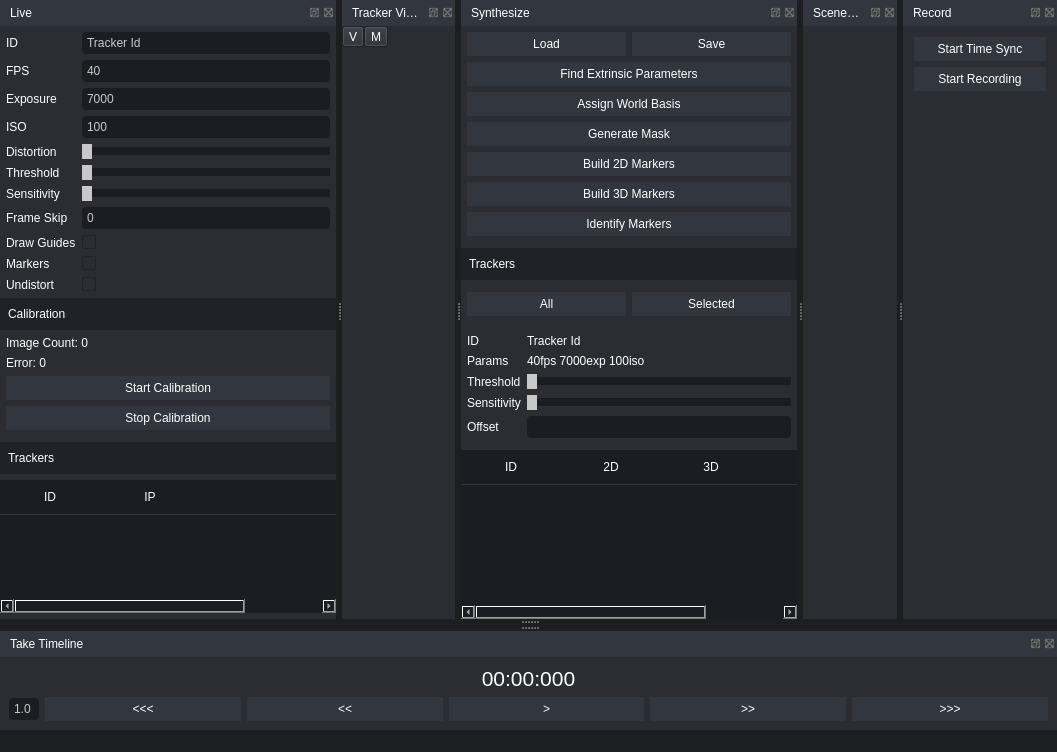
<?xml version="1.0" encoding="UTF-8"?>
<ui version="4.0">
 <class>MainWindow</class>
 <widget class="QMainWindow" name="MainWindow">
  <property name="geometry">
   <rect>
    <x>0</x>
    <y>0</y>
    <width>1057</width>
    <height>752</height>
   </rect>
  </property>
  <property name="sizePolicy">
   <sizepolicy hsizetype="Preferred" vsizetype="Preferred">
    <horstretch>0</horstretch>
    <verstretch>0</verstretch>
   </sizepolicy>
  </property>
  <property name="windowTitle">
   <string>Vector Synth</string>
  </property>
  <property name="styleSheet">
   <string notr="true">QWidget {
	background: rgb(28, 30, 32);
	color: white;
}

QMenuBar {
	background-color: rgb(50, 54, 62);
}

QMenuBar::item {
    spacing: 3px; /* spacing between menu bar items */
    padding: 5px;
    background: transparent;
    border-radius: 4px;
	color: rgb(230, 230, 255);
}

QToolBar {
    background: rgb(32, 34, 39);
    spacing: 3px; /* spacing between items in the tool bar */
	border: 0;
	padding: 6px;
}

QDockWidget {
	color: white;
	background-color: rgb(28, 30, 32);
}

QDockWidget QWidget {
	background-color: rgb(43, 45, 51);
}

QDockWidget QLineEdit {
	background: rgb(26, 29, 33);
	border: 0px;
	border-radius: 4px;
	padding: 3px;
	color: rgb(200, 200, 200);
}

QDockWidget QTableWidget {
	background:  rgb(26, 29, 33);
}

QDockWidget QTableWidget QWidget {
	background-color: rgb(26, 29, 33);
}

QDockWidget QHeaderView {
	background-color: rgb(26, 29, 33);
	border-bottom: 1px solid rgb(50, 54, 62);
}

QDockWidget QHeaderView::section {
	background-color: rgb(26, 29, 33);
	border: 0px;
	padding: 8px;
	border-bottom: 1px solid rgb(50, 54, 62);
}

QDockWidget::title {
    text-align: left;
	color: white;
    background-color: rgb(50, 54, 62);
    padding: 6px;
}

QDockWidget::close-button, QDockWidget::float-button {
    border: 1px solid transparent;
	color: white;
    padding: 0px;
}

QDockWidget::close-button:hover, QDockWidget::float-button:hover {
    background: gray;
}

QDockWidget::close-button:pressed, QDockWidget::float-button:pressed {
    padding: 1px -1px -1px 1px;
}

QWidget#centralWidget QFrame {
	background-color: rgb(43, 45, 51);
}

QDockWidget QPushButton {
	border: 0px;
	background-color: rgb(50, 54, 62);
	color: white;
	padding: 5px;
}

QDockWidget QTableWidget QPushButton {
	border: 0px;
	background-color: rgb(50, 54, 62);
	color: white;
	padding: 5px;
}

QDockWidget QPushButton:hover {
	border: 0px;
	background-color: rgb(60, 64, 72);
	color: white;
	padding: 5px;
}

QDockWidget QPushButton:pressed {
	border: 1px;
	background-color: rgb(50, 70, 100);
	color: white;
	padding: 5px;
}

QSlider::groove:horizontal {
	    border: 0px;
    height: 8px; /* the groove expands to the size of the slider by default. by giving it a height, it has a fixed size */
    background: rgb(26, 29, 33);
    margin: 2px 0;
}

QSlider::handle:horizontal {
    background: rgb(200, 200, 200);
    border: 0px;
    width: 10px;
    margin: -8px 0; /* handle is placed by default on the contents rect of the groove. Expand outside the groove */
    border-radius: 4px;
}

QTabBar
{
	background-color: rgb(50, 54, 62);
}

QTabBar::tab {
	border: 0px;
	background-color: rgb(50, 54, 62);
	color: white;
	padding: 10px;
    min-width: 8ex;
}

QTabBar::tab:selected 
{
	color: rgb(80, 180, 255);
	border-top: 2px solid rgb(80, 180, 255);
}</string>
  </property>
  <property name="toolButtonStyle">
   <enum>Qt::ToolButtonIconOnly</enum>
  </property>
  <property name="dockNestingEnabled">
   <bool>true</bool>
  </property>
  <property name="dockOptions">
   <set>QMainWindow::AllowNestedDocks|QMainWindow::AllowTabbedDocks</set>
  </property>
  <widget class="QWidget" name="centralWidget">
   <property name="enabled">
    <bool>true</bool>
   </property>
  </widget>
  <widget class="QStatusBar" name="statusBar"/>
  <widget class="QDockWidget" name="dockProps">
   <property name="sizePolicy">
    <sizepolicy hsizetype="Preferred" vsizetype="Preferred">
     <horstretch>0</horstretch>
     <verstretch>0</verstretch>
    </sizepolicy>
   </property>
   <property name="styleSheet">
    <string notr="true"/>
   </property>
   <property name="floating">
    <bool>false</bool>
   </property>
   <property name="windowTitle">
    <string>Live</string>
   </property>
   <attribute name="dockWidgetArea">
    <number>4</number>
   </attribute>
   <widget class="QWidget" name="dockWidgetContents_2">
    <property name="styleSheet">
     <string notr="true"/>
    </property>
    <layout class="QVBoxLayout" name="verticalLayout">
     <property name="spacing">
      <number>6</number>
     </property>
     <property name="leftMargin">
      <number>0</number>
     </property>
     <property name="topMargin">
      <number>0</number>
     </property>
     <property name="rightMargin">
      <number>0</number>
     </property>
     <property name="bottomMargin">
      <number>0</number>
     </property>
     <item>
      <layout class="QFormLayout" name="formLayout">
       <property name="leftMargin">
        <number>6</number>
       </property>
       <property name="topMargin">
        <number>6</number>
       </property>
       <property name="rightMargin">
        <number>6</number>
       </property>
       <item row="1" column="0">
        <widget class="QLabel" name="label_12">
         <property name="text">
          <string>ID</string>
         </property>
        </widget>
       </item>
       <item row="1" column="1">
        <widget class="QLineEdit" name="txtId">
         <property name="text">
          <string>Tracker Id</string>
         </property>
        </widget>
       </item>
       <item row="2" column="0">
        <widget class="QLabel" name="label_7">
         <property name="text">
          <string>FPS</string>
         </property>
        </widget>
       </item>
       <item row="2" column="1">
        <widget class="QLineEdit" name="txtFps">
         <property name="styleSheet">
          <string notr="true"/>
         </property>
         <property name="text">
          <string>40</string>
         </property>
        </widget>
       </item>
       <item row="3" column="0">
        <widget class="QLabel" name="label">
         <property name="text">
          <string>Exposure</string>
         </property>
        </widget>
       </item>
       <item row="3" column="1">
        <widget class="QLineEdit" name="txtExposure">
         <property name="text">
          <string>7000</string>
         </property>
        </widget>
       </item>
       <item row="4" column="0">
        <widget class="QLabel" name="label_6">
         <property name="text">
          <string>ISO</string>
         </property>
        </widget>
       </item>
       <item row="4" column="1">
        <widget class="QLineEdit" name="txtIso">
         <property name="text">
          <string>100</string>
         </property>
        </widget>
       </item>
       <item row="5" column="0">
        <widget class="QLabel" name="label_2">
         <property name="text">
          <string>Distortion</string>
         </property>
        </widget>
       </item>
       <item row="5" column="1">
        <widget class="QSlider" name="horizontalSlider">
         <property name="orientation">
          <enum>Qt::Horizontal</enum>
         </property>
         <property name="tickPosition">
          <enum>QSlider::NoTicks</enum>
         </property>
        </widget>
       </item>
       <item row="6" column="0">
        <widget class="QLabel" name="label_3">
         <property name="text">
          <string>Threshold</string>
         </property>
        </widget>
       </item>
       <item row="6" column="1">
        <widget class="QSlider" name="horizontalSlider_2">
         <property name="orientation">
          <enum>Qt::Horizontal</enum>
         </property>
        </widget>
       </item>
       <item row="7" column="0">
        <widget class="QLabel" name="label_4">
         <property name="text">
          <string>Sensitivity</string>
         </property>
        </widget>
       </item>
       <item row="7" column="1">
        <widget class="QSlider" name="horizontalSlider_3">
         <property name="orientation">
          <enum>Qt::Horizontal</enum>
         </property>
        </widget>
       </item>
       <item row="8" column="0">
        <widget class="QLabel" name="label_10">
         <property name="text">
          <string>Frame Skip</string>
         </property>
        </widget>
       </item>
       <item row="8" column="1">
        <widget class="QLineEdit" name="txtFrameSkip">
         <property name="text">
          <string>0</string>
         </property>
        </widget>
       </item>
       <item row="9" column="0">
        <widget class="QLabel" name="label_8">
         <property name="text">
          <string>Draw Guides</string>
         </property>
        </widget>
       </item>
       <item row="9" column="1">
        <widget class="QCheckBox" name="chkDrawGuides">
         <property name="text">
          <string/>
         </property>
        </widget>
       </item>
       <item row="10" column="0">
        <widget class="QLabel" name="label_9">
         <property name="text">
          <string>Markers</string>
         </property>
        </widget>
       </item>
       <item row="10" column="1">
        <widget class="QCheckBox" name="chkMarkers">
         <property name="text">
          <string/>
         </property>
        </widget>
       </item>
       <item row="11" column="0">
        <widget class="QLabel" name="label_11">
         <property name="text">
          <string>Undistort</string>
         </property>
        </widget>
       </item>
       <item row="11" column="1">
        <widget class="QCheckBox" name="chkFindCalib">
         <property name="text">
          <string/>
         </property>
        </widget>
       </item>
      </layout>
     </item>
     <item>
      <widget class="QLabel" name="label_5">
       <property name="minimumSize">
        <size>
         <width>0</width>
         <height>32</height>
        </size>
       </property>
       <property name="maximumSize">
        <size>
         <width>16777215</width>
         <height>32</height>
        </size>
       </property>
       <property name="styleSheet">
        <string notr="true">background-color: rgb(32, 34, 39);
padding: 5px;</string>
       </property>
       <property name="text">
        <string>Calibration</string>
       </property>
      </widget>
     </item>
     <item>
      <layout class="QVBoxLayout" name="verticalLayout_4">
       <property name="leftMargin">
        <number>6</number>
       </property>
       <property name="rightMargin">
        <number>6</number>
       </property>
       <property name="bottomMargin">
        <number>6</number>
       </property>
       <item>
        <widget class="QLabel" name="lblCalibImageCount">
         <property name="text">
          <string>Image Count: 0</string>
         </property>
        </widget>
       </item>
       <item>
        <widget class="QLabel" name="lblCalibError">
         <property name="text">
          <string>Error: 0</string>
         </property>
        </widget>
       </item>
       <item>
        <widget class="QPushButton" name="btnStartCalibration">
         <property name="styleSheet">
          <string notr="true"/>
         </property>
         <property name="text">
          <string>Start Calibration</string>
         </property>
        </widget>
       </item>
       <item>
        <widget class="QPushButton" name="btnStopCalibration">
         <property name="styleSheet">
          <string notr="true"/>
         </property>
         <property name="text">
          <string>Stop Calibration</string>
         </property>
        </widget>
       </item>
      </layout>
     </item>
     <item>
      <widget class="QLabel" name="label_13">
       <property name="minimumSize">
        <size>
         <width>0</width>
         <height>32</height>
        </size>
       </property>
       <property name="maximumSize">
        <size>
         <width>16777215</width>
         <height>32</height>
        </size>
       </property>
       <property name="styleSheet">
        <string notr="true">background-color: rgb(32, 34, 39);
padding: 5px;</string>
       </property>
       <property name="text">
        <string>Trackers</string>
       </property>
      </widget>
     </item>
     <item>
      <layout class="QVBoxLayout" name="verticalLayout_7">
       <property name="bottomMargin">
        <number>6</number>
       </property>
       <item>
        <widget class="QTableWidget" name="tblDevices">
         <property name="frameShape">
          <enum>QFrame::NoFrame</enum>
         </property>
         <property name="selectionMode">
          <enum>QAbstractItemView::NoSelection</enum>
         </property>
         <property name="selectionBehavior">
          <enum>QAbstractItemView::SelectRows</enum>
         </property>
         <property name="showGrid">
          <bool>false</bool>
         </property>
         <property name="cornerButtonEnabled">
          <bool>false</bool>
         </property>
         <attribute name="horizontalHeaderVisible">
          <bool>true</bool>
         </attribute>
         <attribute name="horizontalHeaderCascadingSectionResizes">
          <bool>true</bool>
         </attribute>
         <attribute name="horizontalHeaderDefaultSectionSize">
          <number>100</number>
         </attribute>
         <attribute name="horizontalHeaderHighlightSections">
          <bool>false</bool>
         </attribute>
         <attribute name="horizontalHeaderStretchLastSection">
          <bool>false</bool>
         </attribute>
         <attribute name="verticalHeaderVisible">
          <bool>false</bool>
         </attribute>
         <column>
          <property name="text">
           <string>ID</string>
          </property>
         </column>
         <column>
          <property name="text">
           <string>IP</string>
          </property>
         </column>
         <column>
          <property name="text">
           <string/>
          </property>
         </column>
         <column>
          <property name="text">
           <string/>
          </property>
         </column>
        </widget>
       </item>
      </layout>
     </item>
    </layout>
   </widget>
  </widget>
  <widget class="QDockWidget" name="dockTimeline">
   <property name="windowTitle">
    <string>Take Timeline</string>
   </property>
   <attribute name="dockWidgetArea">
    <number>8</number>
   </attribute>
   <widget class="QWidget" name="dockWidgetContents_3">
    <layout class="QHBoxLayout" name="horizontalLayout_4">
     <property name="leftMargin">
      <number>0</number>
     </property>
     <property name="topMargin">
      <number>0</number>
     </property>
     <property name="rightMargin">
      <number>0</number>
     </property>
     <property name="bottomMargin">
      <number>0</number>
     </property>
     <item>
      <layout class="QVBoxLayout" name="verticalLayout_14">
       <property name="topMargin">
        <number>9</number>
       </property>
       <item>
        <spacer name="verticalSpacer_2">
         <property name="orientation">
          <enum>Qt::Vertical</enum>
         </property>
         <property name="sizeHint" stdset="0">
          <size>
           <width>20</width>
           <height>40</height>
          </size>
         </property>
        </spacer>
       </item>
       <item>
        <widget class="QLabel" name="lblTimecode">
         <property name="font">
          <font>
           <pointsize>16</pointsize>
          </font>
         </property>
         <property name="text">
          <string>00:00:000</string>
         </property>
         <property name="alignment">
          <set>Qt::AlignCenter</set>
         </property>
        </widget>
       </item>
       <item>
        <layout class="QHBoxLayout" name="timelineLayout">
         <property name="leftMargin">
          <number>9</number>
         </property>
         <property name="topMargin">
          <number>0</number>
         </property>
         <property name="rightMargin">
          <number>9</number>
         </property>
         <property name="bottomMargin">
          <number>9</number>
         </property>
         <item>
          <widget class="QLineEdit" name="txtPlaySpeed">
           <property name="sizePolicy">
            <sizepolicy hsizetype="Fixed" vsizetype="Fixed">
             <horstretch>0</horstretch>
             <verstretch>0</verstretch>
            </sizepolicy>
           </property>
           <property name="minimumSize">
            <size>
             <width>30</width>
             <height>0</height>
            </size>
           </property>
           <property name="maximumSize">
            <size>
             <width>30</width>
             <height>16777215</height>
            </size>
           </property>
           <property name="text">
            <string>1.0</string>
           </property>
          </widget>
         </item>
         <item>
          <widget class="QPushButton" name="btnPrevFrameJump">
           <property name="text">
            <string>&lt;&lt;&lt;</string>
           </property>
          </widget>
         </item>
         <item>
          <widget class="QPushButton" name="btnPrevFrame">
           <property name="text">
            <string>&lt;&lt;</string>
           </property>
          </widget>
         </item>
         <item>
          <widget class="QPushButton" name="btnPlay">
           <property name="text">
            <string>&gt;</string>
           </property>
          </widget>
         </item>
         <item>
          <widget class="QPushButton" name="btnNextFrame">
           <property name="text">
            <string>&gt;&gt;</string>
           </property>
          </widget>
         </item>
         <item>
          <widget class="QPushButton" name="btnNextFrameJump">
           <property name="text">
            <string>&gt;&gt;&gt;</string>
           </property>
          </widget>
         </item>
        </layout>
       </item>
      </layout>
     </item>
    </layout>
   </widget>
  </widget>
  <widget class="QDockWidget" name="dockTrackers">
   <property name="floating">
    <bool>false</bool>
   </property>
   <property name="features">
    <set>QDockWidget::AllDockWidgetFeatures</set>
   </property>
   <property name="windowTitle">
    <string>Tracker View</string>
   </property>
   <attribute name="dockWidgetArea">
    <number>4</number>
   </attribute>
   <widget class="QWidget" name="dockWidgetContents_4">
    <layout class="QVBoxLayout" name="verticalLayout_3">
     <property name="spacing">
      <number>0</number>
     </property>
     <property name="leftMargin">
      <number>0</number>
     </property>
     <property name="topMargin">
      <number>0</number>
     </property>
     <property name="rightMargin">
      <number>0</number>
     </property>
     <property name="bottomMargin">
      <number>0</number>
     </property>
     <item>
      <widget class="QWidget" name="trackerViewMain" native="true">
       <property name="sizePolicy">
        <sizepolicy hsizetype="MinimumExpanding" vsizetype="MinimumExpanding">
         <horstretch>0</horstretch>
         <verstretch>0</verstretch>
        </sizepolicy>
       </property>
       <layout class="QVBoxLayout" name="verticalLayout_2">
        <property name="spacing">
         <number>0</number>
        </property>
        <property name="leftMargin">
         <number>0</number>
        </property>
        <property name="topMargin">
         <number>0</number>
        </property>
        <property name="rightMargin">
         <number>0</number>
        </property>
        <property name="bottomMargin">
         <number>0</number>
        </property>
        <item>
         <layout class="QHBoxLayout" name="toolbar">
          <property name="spacing">
           <number>0</number>
          </property>
          <item>
           <widget class="QToolButton" name="btnDrawVideo">
            <property name="text">
             <string>V</string>
            </property>
           </widget>
          </item>
          <item>
           <widget class="QToolButton" name="btnDrawMarkers">
            <property name="text">
             <string>M</string>
            </property>
           </widget>
          </item>
          <item>
           <spacer name="horizontalSpacer">
            <property name="orientation">
             <enum>Qt::Horizontal</enum>
            </property>
            <property name="sizeHint" stdset="0">
             <size>
              <width>40</width>
              <height>20</height>
             </size>
            </property>
           </spacer>
          </item>
         </layout>
        </item>
        <item>
         <widget class="QWidget" name="widget" native="true">
          <property name="sizePolicy">
           <sizepolicy hsizetype="Preferred" vsizetype="MinimumExpanding">
            <horstretch>0</horstretch>
            <verstretch>0</verstretch>
           </sizepolicy>
          </property>
          <layout class="QVBoxLayout" name="verticalLayout_13">
           <property name="spacing">
            <number>0</number>
           </property>
           <property name="leftMargin">
            <number>0</number>
           </property>
           <property name="topMargin">
            <number>0</number>
           </property>
           <property name="rightMargin">
            <number>0</number>
           </property>
           <property name="bottomMargin">
            <number>0</number>
           </property>
           <item>
            <layout class="QVBoxLayout" name="cameraViewPanel"/>
           </item>
          </layout>
         </widget>
        </item>
       </layout>
      </widget>
     </item>
    </layout>
   </widget>
  </widget>
  <widget class="QDockWidget" name="dockSynth">
   <property name="windowTitle">
    <string>Synthesize</string>
   </property>
   <attribute name="dockWidgetArea">
    <number>4</number>
   </attribute>
   <widget class="QWidget" name="dockWidgetContents">
    <layout class="QVBoxLayout" name="verticalLayout_5">
     <property name="leftMargin">
      <number>0</number>
     </property>
     <property name="topMargin">
      <number>0</number>
     </property>
     <property name="rightMargin">
      <number>0</number>
     </property>
     <property name="bottomMargin">
      <number>0</number>
     </property>
     <item>
      <layout class="QVBoxLayout" name="verticalLayout_12">
       <property name="leftMargin">
        <number>6</number>
       </property>
       <property name="topMargin">
        <number>6</number>
       </property>
       <property name="rightMargin">
        <number>6</number>
       </property>
       <property name="bottomMargin">
        <number>6</number>
       </property>
       <item>
        <layout class="QHBoxLayout" name="horizontalLayout_3">
         <item>
          <widget class="QPushButton" name="btnLoadTake">
           <property name="text">
            <string>Load</string>
           </property>
          </widget>
         </item>
         <item>
          <widget class="QPushButton" name="btnSaveTake">
           <property name="text">
            <string>Save</string>
           </property>
          </widget>
         </item>
        </layout>
       </item>
       <item>
        <widget class="QPushButton" name="btnBuildFundamental">
         <property name="text">
          <string>Find Extrinsic Parameters</string>
         </property>
        </widget>
       </item>
       <item>
        <widget class="QPushButton" name="btnAssignWorldBasis">
         <property name="text">
          <string>Assign World Basis</string>
         </property>
        </widget>
       </item>
       <item>
        <widget class="QPushButton" name="btnGenerateMask">
         <property name="text">
          <string>Generate Mask</string>
         </property>
        </widget>
       </item>
       <item>
        <widget class="QPushButton" name="btnBuild2D">
         <property name="text">
          <string>Build 2D Markers</string>
         </property>
        </widget>
       </item>
       <item>
        <widget class="QPushButton" name="btnBuild3D">
         <property name="text">
          <string>Build 3D Markers</string>
         </property>
        </widget>
       </item>
       <item>
        <widget class="QPushButton" name="btnIdentify3D">
         <property name="text">
          <string>Identify Markers</string>
         </property>
        </widget>
       </item>
      </layout>
     </item>
     <item>
      <widget class="QLabel" name="label_14">
       <property name="minimumSize">
        <size>
         <width>0</width>
         <height>32</height>
        </size>
       </property>
       <property name="maximumSize">
        <size>
         <width>16777215</width>
         <height>32</height>
        </size>
       </property>
       <property name="styleSheet">
        <string notr="true">background-color: rgb(32, 34, 39);
padding: 5px;</string>
       </property>
       <property name="text">
        <string>Trackers</string>
       </property>
      </widget>
     </item>
     <item>
      <layout class="QHBoxLayout" name="horizontalLayout">
       <property name="leftMargin">
        <number>6</number>
       </property>
       <property name="topMargin">
        <number>6</number>
       </property>
       <property name="rightMargin">
        <number>6</number>
       </property>
       <property name="bottomMargin">
        <number>6</number>
       </property>
       <item>
        <widget class="QPushButton" name="pushButton_5">
         <property name="text">
          <string>All</string>
         </property>
        </widget>
       </item>
       <item>
        <widget class="QPushButton" name="pushButton_6">
         <property name="text">
          <string>Selected</string>
         </property>
        </widget>
       </item>
      </layout>
     </item>
     <item>
      <layout class="QFormLayout" name="formLayout_2">
       <property name="leftMargin">
        <number>6</number>
       </property>
       <property name="topMargin">
        <number>6</number>
       </property>
       <property name="rightMargin">
        <number>6</number>
       </property>
       <property name="bottomMargin">
        <number>6</number>
       </property>
       <item row="1" column="0">
        <widget class="QLabel" name="label_15">
         <property name="text">
          <string>ID</string>
         </property>
        </widget>
       </item>
       <item row="1" column="1">
        <widget class="QLabel" name="lblTakeTrackerId">
         <property name="text">
          <string>Tracker Id</string>
         </property>
        </widget>
       </item>
       <item row="2" column="0">
        <widget class="QLabel" name="label_17">
         <property name="text">
          <string>Params</string>
         </property>
        </widget>
       </item>
       <item row="2" column="1">
        <widget class="QLabel" name="lblTakeTrackerInfo">
         <property name="text">
          <string>40fps 7000exp 100iso</string>
         </property>
        </widget>
       </item>
       <item row="3" column="0">
        <widget class="QLabel" name="label_19">
         <property name="text">
          <string>Threshold</string>
         </property>
        </widget>
       </item>
       <item row="4" column="0">
        <widget class="QLabel" name="label_20">
         <property name="text">
          <string>Sensitivity</string>
         </property>
        </widget>
       </item>
       <item row="3" column="1">
        <widget class="QSlider" name="sldTakeThreshold">
         <property name="orientation">
          <enum>Qt::Horizontal</enum>
         </property>
        </widget>
       </item>
       <item row="4" column="1">
        <widget class="QSlider" name="sldTakeSensitivity">
         <property name="orientation">
          <enum>Qt::Horizontal</enum>
         </property>
        </widget>
       </item>
       <item row="5" column="0">
        <widget class="QLabel" name="label_21">
         <property name="text">
          <string>Offset</string>
         </property>
        </widget>
       </item>
       <item row="5" column="1">
        <widget class="QLineEdit" name="txtTakeOffset"/>
       </item>
      </layout>
     </item>
     <item>
      <layout class="QVBoxLayout" name="verticalLayout_10">
       <item>
        <widget class="QTableWidget" name="tblTakeDevices">
         <property name="sizePolicy">
          <sizepolicy hsizetype="Expanding" vsizetype="Expanding">
           <horstretch>0</horstretch>
           <verstretch>0</verstretch>
          </sizepolicy>
         </property>
         <property name="frameShape">
          <enum>QFrame::NoFrame</enum>
         </property>
         <property name="selectionMode">
          <enum>QAbstractItemView::SingleSelection</enum>
         </property>
         <property name="selectionBehavior">
          <enum>QAbstractItemView::SelectRows</enum>
         </property>
         <property name="showGrid">
          <bool>false</bool>
         </property>
         <property name="cornerButtonEnabled">
          <bool>false</bool>
         </property>
         <attribute name="horizontalHeaderCascadingSectionResizes">
          <bool>true</bool>
         </attribute>
         <attribute name="horizontalHeaderHighlightSections">
          <bool>false</bool>
         </attribute>
         <attribute name="verticalHeaderVisible">
          <bool>false</bool>
         </attribute>
         <column>
          <property name="text">
           <string>ID</string>
          </property>
         </column>
         <column>
          <property name="text">
           <string>2D</string>
          </property>
         </column>
         <column>
          <property name="text">
           <string>3D</string>
          </property>
         </column>
         <column>
          <property name="text">
           <string>Pos</string>
          </property>
         </column>
        </widget>
       </item>
      </layout>
     </item>
    </layout>
   </widget>
  </widget>
  <widget class="QDockWidget" name="dockSceneView">
   <property name="windowTitle">
    <string>Scene View</string>
   </property>
   <attribute name="dockWidgetArea">
    <number>4</number>
   </attribute>
   <widget class="QWidget" name="sceneViewDockContents">
    <layout class="QVBoxLayout" name="verticalLayout_6"/>
   </widget>
  </widget>
  <widget class="QDockWidget" name="dockRecord">
   <property name="windowTitle">
    <string>Record</string>
   </property>
   <attribute name="dockWidgetArea">
    <number>4</number>
   </attribute>
   <widget class="QWidget" name="dockWidgetContents_5">
    <layout class="QVBoxLayout" name="verticalLayout_9">
     <item>
      <layout class="QVBoxLayout" name="verticalLayout_8">
       <item>
        <widget class="QPushButton" name="btnSyncTime">
         <property name="text">
          <string>Start Time Sync</string>
         </property>
        </widget>
       </item>
       <item>
        <widget class="QPushButton" name="btnStartRecording">
         <property name="text">
          <string>Start Recording</string>
         </property>
        </widget>
       </item>
       <item>
        <spacer name="verticalSpacer">
         <property name="orientation">
          <enum>Qt::Vertical</enum>
         </property>
         <property name="sizeHint" stdset="0">
          <size>
           <width>20</width>
           <height>40</height>
          </size>
         </property>
        </spacer>
       </item>
      </layout>
     </item>
    </layout>
   </widget>
  </widget>
  <action name="actionNew">
   <property name="text">
    <string>New</string>
   </property>
  </action>
 </widget>
 <layoutdefault spacing="6" margin="11"/>
 <resources/>
 <connections/>
</ui>
